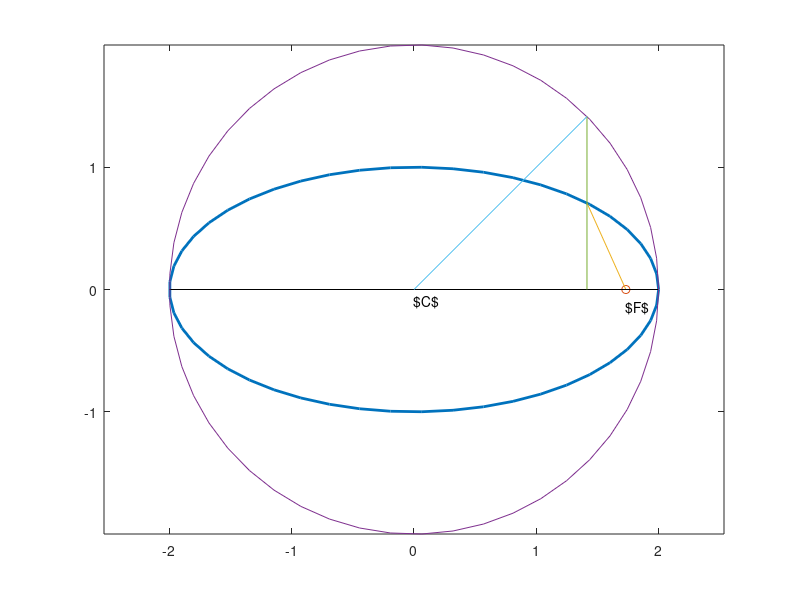

Write the MATLAB code that produced this figure.
clf
FS='FontSize';
t=linspace(0,2*pi,50);
a=2; b=1;
c=sqrt(a^2-b^2);
x=a*cos(t);y=b*sin(t);
t0=pi/4;
x0=a*cos(t0); y0=b*sin(t0);
xc=x; yc=a*sin(t);
plot(x,y,'Linewidth', 2) 
hold on
plot(c,0, 'o', [c,x0],[0,y0],[-2,2],[0,0], 'k-',xc,yc)
plot([x0,x0],[0,a*sin(t0)], [0,x0],[0,a*sin(t0)])
text(0,-0.1,'$C$')
text(c,-0.15,'$F$')
axis equal
hold off
